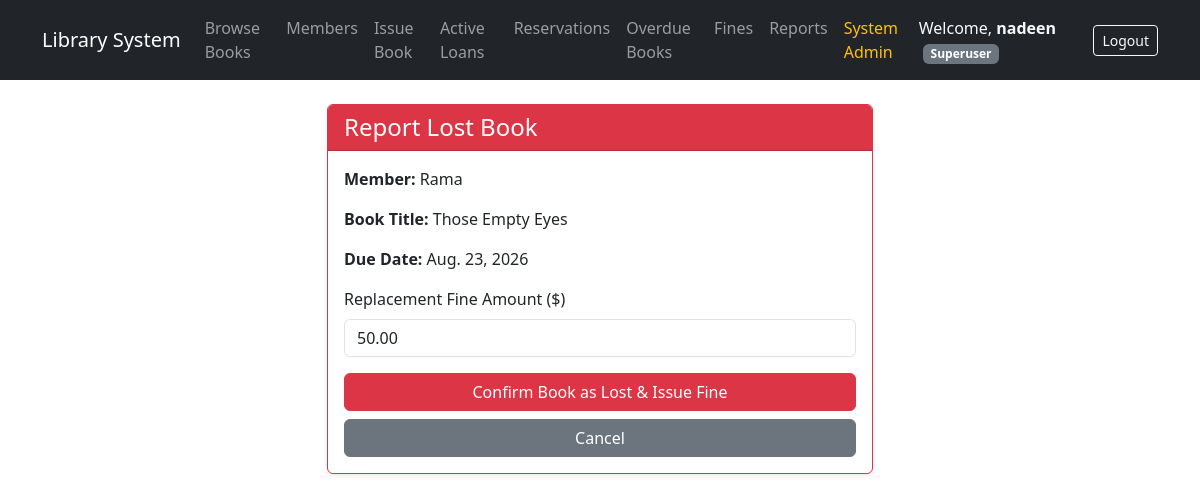
Page /books/loans/1/lost/ (signed in) on the committed database.
### books/models.py (models this page shows, shortened)
class BorrowRecord(models.Model):
    STATUS_CHOICES = (
        ('BORROWED', 'Borrowed'),
        ('RETURNED', 'Returned'),
        ('OVERDUE', 'Overdue'),
        ('LOST', 'Lost'),
    )
    member = models.ForeignKey(Member, on_delete=models.CASCADE, related_name='borrow_records')
    book = models.ForeignKey(Book, on_delete=models.CASCADE, related_name='borrow_records')
    borrow_date = models.DateField(auto_now_add=True)
    due_date = models.DateField()
    return_date = models.DateField(null=True, blank=True)
    status = models.CharField(max_length=10, choices=STATUS_CHOICES, default='BORROWED')

class Member(models.Model):
    ROLE_CHOICES = (
        ('ADMIN', 'Administrator'),
        ('LIBRARIAN', 'Librarian'),
        ('ASSISTANT', 'Assistant'),
        ('MEMBER', 'Member'),
    )
    user = models.OneToOneField(User, on_delete=models.CASCADE, related_name='member_profile')
    role = models.CharField(max_length=15, choices=ROLE_CHOICES, default='MEMBER')
    phone = models.CharField(max_length=20)
    is_active_member = models.BooleanField(default=True)
    created_at = models.DateTimeField(auto_now_add=True)

class Book(models.Model):
    title = models.CharField(max_length=200)
    author = models.CharField(max_length=200)
    quantity = models.IntegerField(validators=[MinValueValidator(0)])
    publication_year = models.IntegerField(
        validators=[MinValueValidator(1000), MaxValueValidator(current_year)]
    )

### books/views.py (the view, shortened to what this page needs)
# urls.py: path('loans/<int:record_id>/lost/', views.mark_book_lost, name='mark_book_lost'),
@role_required(['ADMIN', 'LIBRARIAN', 'ASSISTANT'])
def mark_book_lost(request, record_id):
    loan = get_object_or_404(BorrowRecord, id=record_id)
    return render(request, 'books/mark_lost_confirm.html', {'loan': loan})

### books/templates/books/mark_lost_confirm.html (shortened to what this page needs)
{% extends 'books/base.html' %}
{% block content %}
<div class="row justify-content-center mt-4">
    <div class="col-md-6">
        <div class="card shadow-sm border-danger">
            <div class="card-header bg-danger text-white">
                <h4 class="mb-0">Report Lost Book</h4>
            </div>
            <div class="card-body">
                <p><strong>Member:</strong> {{ loan.member.user.username }}</p>
                <p><strong>Book Title:</strong> {{ loan.book.title }}</p>
                <p><strong>Due Date:</strong> {{ loan.due_date }}</p>
                <form method="POST">
                    <div class="mb-3">
                        <label for="replacement_cost" class="form-label">Replacement Fine Amount ($)</label>
                        <input type="number" step="0.01" name="replacement_cost" id="replacement_cost" class="form-control" value="50.00" required>
                    </div>
                    <button type="submit" class="btn btn-danger w-100">Confirm Book as Lost & Issue Fine</button>
                    <a href="{% url 'active_loans' %}" class="btn btn-secondary w-100 mt-2">Cancel</a>
                </form>
            </div>
        </div>
    </div>
</div>
{% endblock %}

### books/templates/books/base.html (shortened to what this page needs)
<!DOCTYPE html>
<html lang="en">
<head>
    <link href="https://cdn.jsdelivr.net/npm/bootstrap@5.3.0/dist/css/bootstrap.min.css" rel="stylesheet">
</head>
<body>
    <nav class="navbar navbar-expand-lg navbar-dark bg-dark mb-4">
        <div class="container">
            <a class="navbar-brand" href="{% url 'book_list' %}">Library System</a>
            <div class="collapse navbar-collapse" id="navbarNav">
                {% if user.is_authenticated %}
                    <ul class="navbar-nav me-auto">
                        <li class="nav-item">
                            <a class="nav-link" href="{% url 'book_list' %}">Browse Books</a>
                        </li>
                        {% if user.member_profile.role in 'ADMIN,LIBRARIAN,ASSISTANT' or user.is_superuser %}
                            <li class="nav-item">
                                <a class="nav-link" href="{% url 'member_list' %}">Members</a>
                            </li>
                            <li class="nav-item">
                                <a class="nav-link" href="{% url 'borrow_book' %}">Issue Book</a>
                            </li>
                            <li class="nav-item">
                                <a class="nav-link" href="{% url 'active_loans' %}">Active Loans</a>
                            </li>
                            <li class="nav-item">
                                <a class="nav-link" href="{% url 'reservation_list' %}">Reservations</a>
                            </li>
                            <li class="nav-item">
                                <a class="nav-link" href="{% url 'overdue_books' %}">Overdue Books</a>
                            </li>
                        {% endif %}
                        {% if user.member_profile.role in 'ADMIN,LIBRARIAN' or user.is_superuser %}
                            <li class="nav-item">
                                <a class="nav-link" href="{% url 'fine_list' %}">Fines</a>
                            </li>
                            <li class="nav-item">
                                <a class="nav-link" href="{% url 'reports_dashboard' %}">Reports</a>
                            </li>
                        {% endif %}
                        {% if user.member_profile.is_admin or user.is_superuser %}
                            <li class="nav-item">
                                <a class="nav-link text-warning" href="/admin/" target="_blank">System Admin</a>
                            </li>
                        {% endif %}
                    </ul>
                    <div class="d-flex align-items-center">
                        <span class="navbar-text me-3 text-light">
                            Welcome, <strong>{{ user.username }}</strong>
                            <small class="badge bg-secondary ms-1">
                                {% if user.is_superuser %}
                                    Superuser
                                {% else %}
                                    {{ user.member_profile.get_role_display|default:"Member" }}
                                {% endif %}
                            </small>
                        </span>
                        <form action="{% url 'logout' %}" method="POST" class="d-inline">
                            <button type="submit" class="btn btn-outline-light btn-sm">Logout</button>
                        </form>
                    </div>
                {% else %}
                    <div class="ms-auto">
                        <a href="{% url 'login' %}" class="btn btn-outline-light btn-sm">Login</a>
                    </div>
                {% endif %}
            </div>
        </div>
    </nav>
    <div class="container">
        {% block content %}{% endblock %}
    </div>
</body>
</html>

### rows in the picture
BorrowRecord: member.user.username "Rama", book "Those Empty Eyes", due_date "Aug. 23, 2026"

### other values in the picture
{{ user.username }} "nadeen"
